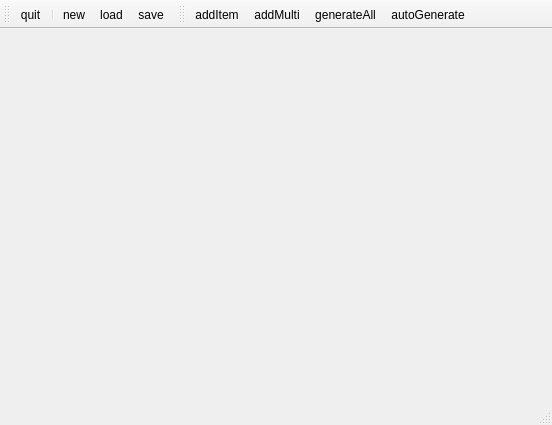
<?xml version="1.0" encoding="UTF-8"?>
<ui version="4.0">
 <class>MainWindow</class>
 <widget class="QMainWindow" name="MainWindow">
  <property name="geometry">
   <rect>
    <x>0</x>
    <y>0</y>
    <width>552</width>
    <height>425</height>
   </rect>
  </property>
  <property name="windowTitle">
   <string notr="true">pyui-generator</string>
  </property>
  <property name="windowIcon">
   <iconset resource="resource.qrc">
    <normaloff>:/icon/exec.png</normaloff>:/icon/exec.png</iconset>
  </property>
  <widget class="QWidget" name="centralwidget">
   <layout class="QVBoxLayout" name="verticalLayout_2" stretch="0,0">
    <item>
     <layout class="QVBoxLayout" name="layoutItems">
      <property name="spacing">
       <number>0</number>
      </property>
     </layout>
    </item>
    <item>
     <spacer name="verticalSpacer">
      <property name="orientation">
       <enum>Qt::Vertical</enum>
      </property>
      <property name="sizeHint" stdset="0">
       <size>
        <width>20</width>
        <height>0</height>
       </size>
      </property>
     </spacer>
    </item>
   </layout>
  </widget>
  <widget class="QMenuBar" name="menubar">
   <property name="geometry">
    <rect>
     <x>0</x>
     <y>0</y>
     <width>552</width>
     <height>25</height>
    </rect>
   </property>
  </widget>
  <widget class="QStatusBar" name="statusbar"/>
  <widget class="QToolBar" name="toolBarFile">
   <property name="windowTitle">
    <string>project</string>
   </property>
   <attribute name="toolBarArea">
    <enum>TopToolBarArea</enum>
   </attribute>
   <attribute name="toolBarBreak">
    <bool>false</bool>
   </attribute>
   <addaction name="actionQuit"/>
   <addaction name="separator"/>
   <addaction name="actionNew"/>
   <addaction name="actionLoad"/>
   <addaction name="actionSave"/>
  </widget>
  <widget class="QToolBar" name="toolBarItem">
   <property name="windowTitle">
    <string>file</string>
   </property>
   <attribute name="toolBarArea">
    <enum>TopToolBarArea</enum>
   </attribute>
   <attribute name="toolBarBreak">
    <bool>false</bool>
   </attribute>
   <addaction name="actionAddItem"/>
   <addaction name="actionAddMulti"/>
   <addaction name="actionGenerateAll"/>
   <addaction name="actionSync"/>
  </widget>
  <action name="actionQuit">
   <property name="icon">
    <iconset resource="resource.qrc">
     <normaloff>:/icon/exit.png</normaloff>:/icon/exit.png</iconset>
   </property>
   <property name="text">
    <string notr="true">quit</string>
   </property>
   <property name="iconText">
    <string notr="true">quit</string>
   </property>
   <property name="toolTip">
    <string>Quit</string>
   </property>
   <property name="shortcut">
    <string notr="true">Ctrl+Q</string>
   </property>
  </action>
  <action name="actionSave">
   <property name="icon">
    <iconset resource="resource.qrc">
     <normaloff>:/icon/save.png</normaloff>:/icon/save.png</iconset>
   </property>
   <property name="text">
    <string notr="true">save</string>
   </property>
   <property name="iconText">
    <string notr="true">save</string>
   </property>
   <property name="toolTip">
    <string>Save project</string>
   </property>
   <property name="shortcut">
    <string notr="true">Ctrl+S</string>
   </property>
  </action>
  <action name="actionLoad">
   <property name="icon">
    <iconset resource="resource.qrc">
     <normaloff>:/icon/load.png</normaloff>:/icon/load.png</iconset>
   </property>
   <property name="text">
    <string notr="true">load</string>
   </property>
   <property name="iconText">
    <string notr="true">load</string>
   </property>
   <property name="toolTip">
    <string>Load project</string>
   </property>
   <property name="shortcut">
    <string notr="true">Ctrl+O</string>
   </property>
  </action>
  <action name="actionNew">
   <property name="icon">
    <iconset resource="resource.qrc">
     <normaloff>:/icon/new.png</normaloff>:/icon/new.png</iconset>
   </property>
   <property name="text">
    <string notr="true">new</string>
   </property>
   <property name="iconText">
    <string notr="true">new</string>
   </property>
   <property name="toolTip">
    <string>New project</string>
   </property>
   <property name="shortcut">
    <string notr="true">Ctrl+N</string>
   </property>
  </action>
  <action name="actionAddItem">
   <property name="icon">
    <iconset resource="resource.qrc">
     <normaloff>:/icon/add.png</normaloff>:/icon/add.png</iconset>
   </property>
   <property name="text">
    <string notr="true">addItem</string>
   </property>
   <property name="iconText">
    <string notr="true">addItem</string>
   </property>
   <property name="toolTip">
    <string>Add a file</string>
   </property>
   <property name="shortcut">
    <string notr="true">Ctrl++</string>
   </property>
  </action>
  <action name="actionGenerateAll">
   <property name="icon">
    <iconset resource="resource.qrc">
     <normaloff>:/icon/execAll</normaloff>:/icon/execAll</iconset>
   </property>
   <property name="text">
    <string notr="true">generateAll</string>
   </property>
   <property name="iconText">
    <string notr="true">generateAll</string>
   </property>
   <property name="toolTip">
    <string>Generate all files</string>
   </property>
   <property name="shortcut">
    <string notr="true">Ctrl+G</string>
   </property>
  </action>
  <action name="actionSync">
   <property name="checkable">
    <bool>true</bool>
   </property>
   <property name="icon">
    <iconset resource="resource.qrc">
     <normaloff>:/icon/autoSave.png</normaloff>:/icon/autoSave.png</iconset>
   </property>
   <property name="text">
    <string>sync</string>
   </property>
   <property name="iconText">
    <string notr="true">autoGenerate</string>
   </property>
   <property name="toolTip">
    <string>synchronize</string>
   </property>
   <property name="shortcut">
    <string>Ctrl+A</string>
   </property>
  </action>
  <action name="actionAddMulti">
   <property name="icon">
    <iconset resource="resource.qrc">
     <normaloff>:/icon/addMulti.png</normaloff>:/icon/addMulti.png</iconset>
   </property>
   <property name="text">
    <string notr="true">addMulti</string>
   </property>
   <property name="iconText">
    <string notr="true">addMulti</string>
   </property>
   <property name="toolTip">
    <string>Add several files</string>
   </property>
   <property name="shortcut">
    <string notr="true">Ctrl+M</string>
   </property>
  </action>
 </widget>
 <resources>
  <include location="resource.qrc"/>
 </resources>
 <connections>
  <connection>
   <sender>actionQuit</sender>
   <signal>triggered()</signal>
   <receiver>MainWindow</receiver>
   <slot>close()</slot>
   <hints>
    <hint type="sourcelabel">
     <x>-1</x>
     <y>-1</y>
    </hint>
    <hint type="destinationlabel">
     <x>399</x>
     <y>299</y>
    </hint>
   </hints>
  </connection>
 </connections>
</ui>
